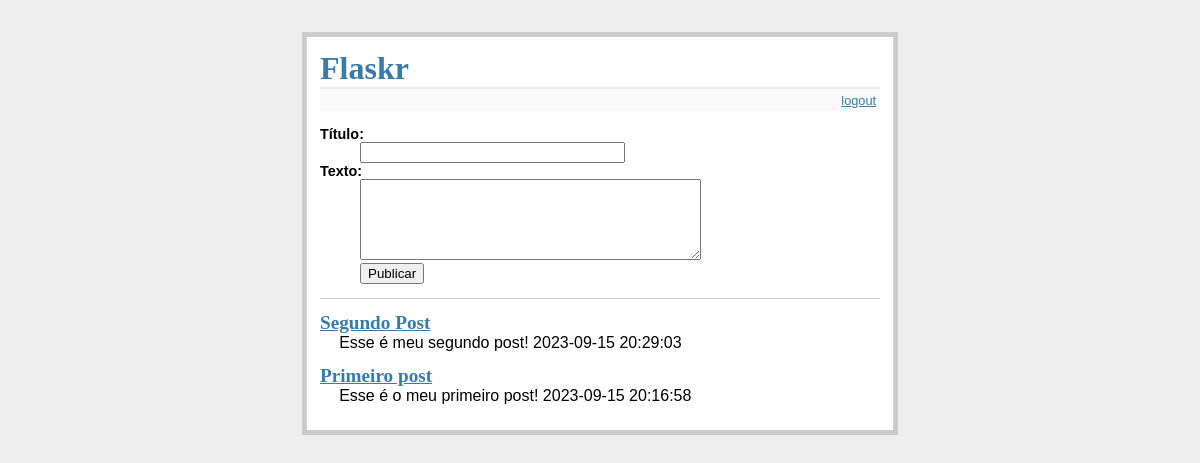
The page / (signed in) on the database its author committed.
### tables this page shows
CREATE TABLE posts (
    id  INTEGER PRIMARY KEY autoincrement,
    titulo STRING not null, 
    texto STRING not null,
    data_criacao TIMESTAMP NULL default current_timestamp
);

### app.py (the view)
@app.route('/')
def exibir_entradas():
    sql = "SELECT titulo, texto, data_criacao FROM posts ORDER BY id DESC"
    resultado = g.db.execute(sql)
    entrada = []
    for titulo, texto, data_criacao in resultado.fetchall():
        entrada.append(
            {
                "titulo": titulo,
                "texto":texto,
                "data_criacao":data_criacao
            }
        )
    return render_template('exibir_entradas.html', entradas=entrada) #referenciar posts

### app.py (called while the page is built)
def conectar():
    return sqlite3.connect(DATABASE)

@app.before_request
def before_request():
    g.db = conectar()

@app.teardown_request
def teardown_request(f):
    g.db.close()

### templates/exibir_entradas.html
{% extends "layout.html" %}
{% block corpo %}
{% if session.logado %}
<form action="{{ url_for('inserir_entradas') }}" method="post" class="ins-entrada">
    <dl>
        <dt>Título:
        <dd><input type="text" size="30" name="titulo">
        <dt>Texto:
        <dd><textarea rows="5" cols="40" name="texto"></textarea>
        <dd><input type="submit" value="Publicar">
    </dl>
</form>
{% endif %}
<ul class="entradas">
    {% for entrada in entradas %}
    <li>
        <a href="{{ url_for('exibir_entradas', id=loop.revindex)}}"><h2>{{ entrada.titulo }}</h2></a>
        {{ entrada.texto|safe|truncate(200)}} {{ entrada.data_criacao | safe | truncate(140) }}
        {% else %}
    <li><em>Inacreditável. Até agora nenhuma entrada.</em>
        {% endfor %}
</ul>
{% endblock %}

### static/style.css (style rules this page uses)
body { font-family: sans-serif; background: #eee; }
a, h1, h2 { color: #377BA8; }
h1, h2 { font-family: 'Georgia', serif; margin: 0; }
h2 { font-size: 1.2em; }
.entradas { list-style: none; margin: 0; padding: 0; }
.entradas li { margin: 0.8em 1.2em; }
.entradas li h2 { margin-left: -1em; }
.ins-entrada { font-size: 0.9em; border-bottom: 1px solid #ccc; }
.ins-entrada dl { font-weight: bold; }

### rows shown on the page
posts: titulo "Segundo Post", texto "Esse é meu segundo post!", data_criacao "2023-09-15 20:29:03"
posts: titulo "Primeiro post", texto "Esse é o meu primeiro post!", data_criacao "2023-09-15 20:16:58"
